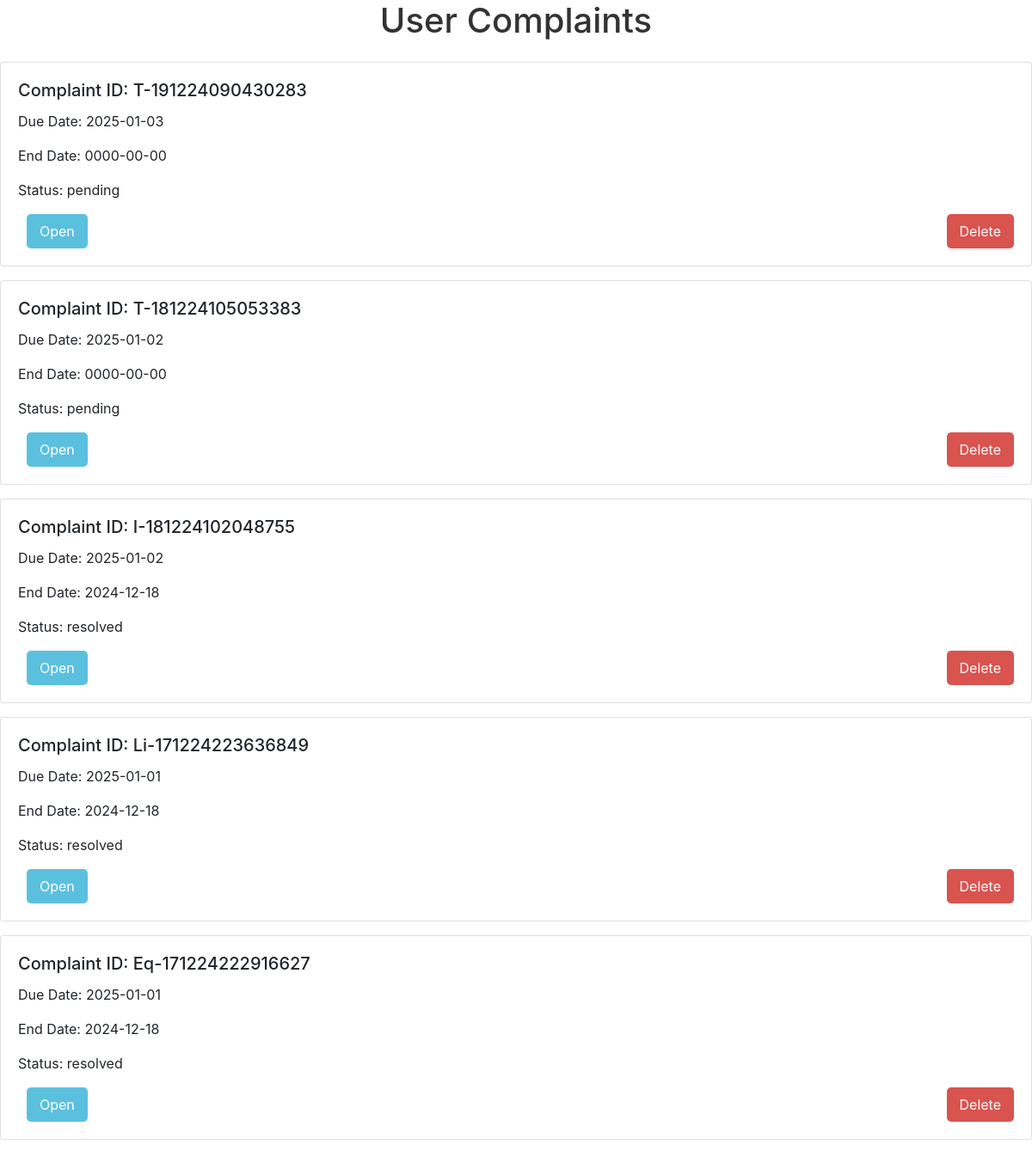
Page /admin/get_user_complaint.php on the committed database.
### tables this page shows
CREATE TABLE `complaints` (
  `complaint_id` int(5) NOT NULL,
  `Comp_ID` varchar(30) NOT NULL,
  `Complaint_Cat_ID` int(5) DEFAULT NULL,
  `complaint_description` varchar(200) DEFAULT NULL,
  `Complaint_Document` varchar(100) DEFAULT NULL,
  `complaint_datetime` datetime DEFAULT NULL,
  `Due_Date` date DEFAULT NULL,
  `End_Date` date DEFAULT NULL,
  `status` enum('pending','processing','resolved') DEFAULT 'pending',
  `Student_ID` int(5) DEFAULT NULL,
  `faculty_id` int(11) DEFAULT NULL,
  `F_Comp_ID` int(5) DEFAULT NULL
);

### admin/get_user_complaint.php (the view, shortened to what this page needs)
<!DOCTYPE html>
<html lang="en">
<head>
    <link rel="stylesheet" href="../style/admin_panel.css">
    <link rel="stylesheet" href="https://stackpath.bootstrapcdn.com/bootstrap/4.5.2/css/bootstrap.min.css">
</head>
<body>
    <h1 class="mb-4">User Complaints</h1>
    <div class="user-list">
        <?php
        include '../php/config.php';
        if ($con) {
            $limit = 5;
            $page = isset($_GET['page']) ? $_GET['page'] : 1;
            $start = ($page - 1) * $limit;
            $sql = "SELECT c.complaint_id, c.Comp_ID, c.Due_Date, c.End_Date, c.Status
                    FROM complaints c
                    ORDER BY c.complaint_id DESC
                    LIMIT $start, $limit";
            $result = $con->query($sql);
            if ($result && $result->num_rows > 0) {
                while ($row = $result->fetch_assoc()) {
                    echo "<div class='card mb-3'>";
                    echo "<div class='card-body'>";
                    echo "<h5 class='card-title'>Complaint ID: {$row['Comp_ID']}</h5>";
                    echo "<p class='card-text'>Due Date: {$row['Due_Date']}</p>";
                    echo "<p class='card-text'>End Date: {$row['End_Date']}</p>";
                    echo "<p class='card-text'>Status: {$row['Status']}</p>";
                    echo "<div class='actions'>";
                    echo "<button class='edit-btn'><a href='fetch_complaints.php?complaint_id={$row['complaint_id']}' class='open-btn'>Open</a></button>";
                    echo "<button class='delete-btn' onclick='deleteUser({$row['complaint_id']})'>Delete</button>";
                    echo "</div>";
                    echo "</div>";
                    echo "</div>";
                }
            }
        }
        ?>
    </div>
</body>
</html>

### admin/admin_panel.css (style rules this page uses)
body { font-family: 'Segoe UI', Tahoma, Geneva, Verdana, sans-serif; margin: 0; padding: 0; background-color: #f4f4f9; }
h1 { text-align: center; margin-bottom: 20px; font-size: 28px; color: #333; }
.user-list { margin-bottom: 20px; }
.edit-btn, .delete-btn { padding: 8px 15px; margin-left: 10px; border: none; border-radius: 5px; cursor: pointer; transition: background-color 0.3s, transform 0.3s; }
.edit-btn { background-color: #337ab7; color: #fff; }
.delete-btn { background-color: #d9534f; color: #fff; }

### admin/get_user_complaint.php (style rules this page uses)
.actions { display: flex; justify-content: space-between; }
.edit-btn, .delete-btn { padding: 8px 15px; margin-left: 10px; border: none; border-radius: 5px; cursor: pointer; transition: background-color 0.3s, transform 0.3s, color 0.3s; }
.edit-btn { background-color: #5bc0de; color: #fff; }
.delete-btn { background-color: #d9534f; color: #fff; }
.edit-btn a, .delete-btn a { text-decoration: none; color: #fff; }

### rows in the picture
complaints: Comp_ID "T-191224090430283", Due_Date "2025-01-03", End_Date "0000-00-00", status "pending"
complaints: Comp_ID "T-181224105053383", Due_Date "2025-01-02", End_Date "0000-00-00", status "pending"
complaints: Comp_ID "I-181224102048755", Due_Date "2025-01-02", End_Date "2024-12-18", status "resolved"
complaints: Comp_ID "Li-171224223636849", Due_Date "2025-01-01", End_Date "2024-12-18", status "resolved"
complaints: Comp_ID "Eq-171224222916627", Due_Date "2025-01-01", End_Date "2024-12-18", status "resolved"
